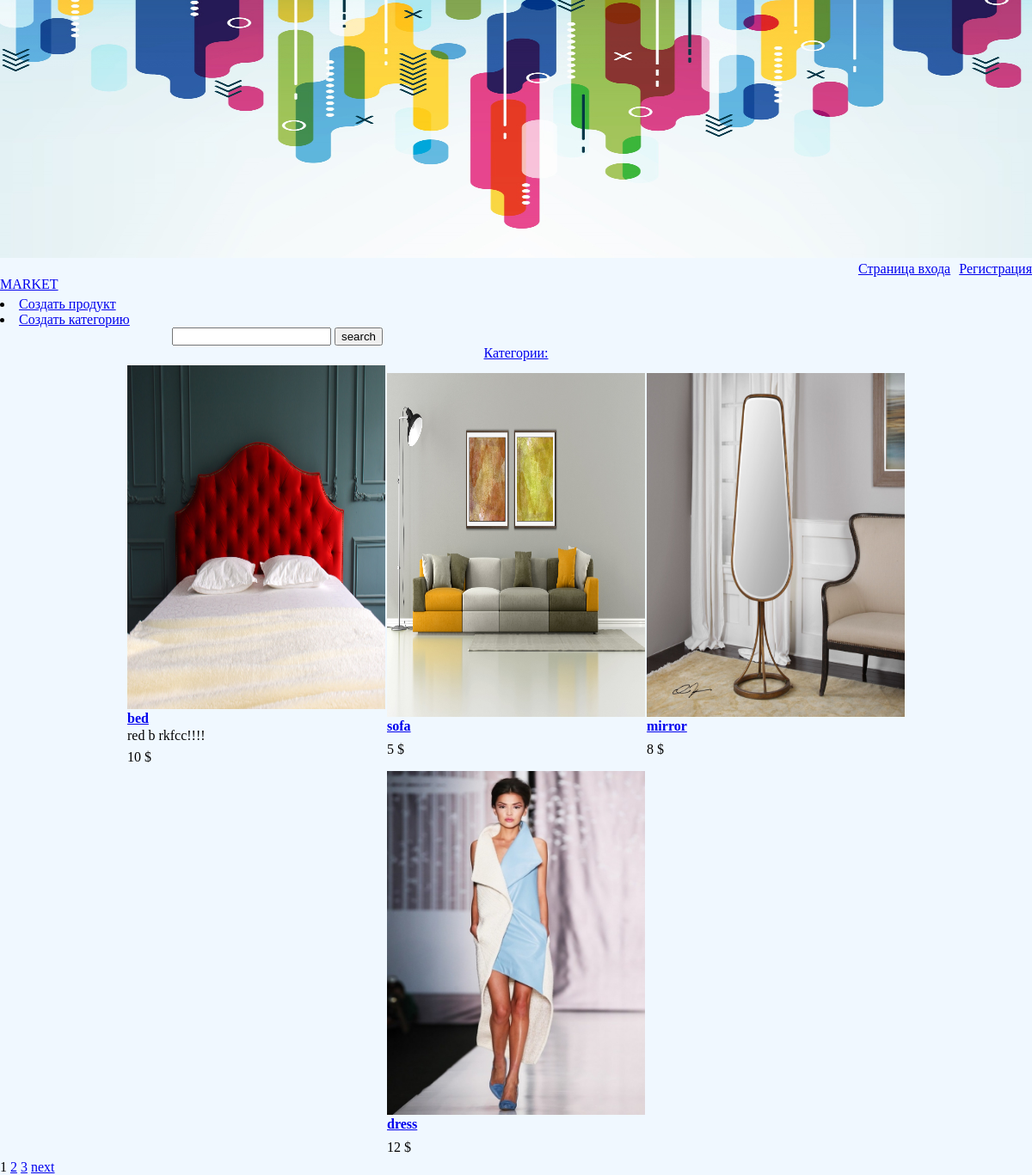
Page /list/ on the committed database.
### product/models.py (models this page shows, shortened)
class Product(models.Model):
    name = models.CharField(max_length=255)
    description = models.TextField(null=True, blank=True)
    category = models.ForeignKey(Category, on_delete=models.DO_NOTHING)
    price = models.PositiveIntegerField()
    image = models.ImageField(upload_to='images/', null=True, blank=True)
    slug = models.SlugField(max_length=100, unique=True)

### product/views.py (the view)
# urls.py: path('list/', ProductListView.as_view(), name='list'),
class ProductListView(ListView):
    model = Product
    template_name = 'product/list.html'
    context_object_name = 'products'
    paginate_by = 4
    def get_context_data(self, **kwargs):
        context = super().get_context_data(**kwargs)
        context['current_page'] = self.request.GET.get('page')
        return context
    def get_queryset(self, queryset=None):
        search = self.request.GET.get('search')
        queryset = super().get_queryset()
        if search:
            queryset = queryset.filter(name__icontains=search)
        return queryset

### product/templates/product/list.html (shortened to what this page needs)
{% extends 'product/base.html' %}
{% block content %}
    <form action="" method="get">
        <input type="text" name="search">
        <button>search</button>
    </form>
    <div class="flex">
        <p><a href="{% url 'cat_list' %}">Категории: </a></p>
    </div>
    <div class="blog">
        {% for product in products %}
            <div class="product">
                {% if product.image %}
                <img class="foto" src="{{ product.image.url }}" alt="">
            {% endif %}
                <h4><a href="{% url 'detail' product.slug %}" class="product">{{ product.name }}</a></h4>
                <p>{{ product.description }}</p>
                <p>{{ product.price}} $</p>
            </div>
        {% endfor %}
    </div>
    {% for p in page_obj.paginator.page_range %}
        {% if page_obj.number != p %}
            <a href="?page={{ p }}">{{ p }}</a>
        {% else %}
            <span>{{ p }}</span>
        {% endif %}
    {% endfor %}
    {% if page_obj.has_next %}
        <a href="?page={{ page_obj.next_page_number }}">next</a>
    {% endif %}
{% endblock %}

### product/templates/product/base.html (shortened to what this page needs)
<!DOCTYPE html>
{% load static %}
<html lang="en">
<head>
    <link rel="stylesheet" href="{% static 'css/styles.css' %}">
</head>
<body>
{% block image %}
        <img id="banner" style="width: 100%; height: 300px" src="{% static 'image/banner.jpg' %}">
    {% endblock %}
<nav>
    <a href=" {% url 'login' %} ">Страница входа</a>
    <a href=" {% url 'register' %} ">Регистрация</a>
</nav>
<p><a href="{% url 'list' %}">MARKET</a></p>
<li><a href="{% url 'create' %}">Создать продукт</a></li>
<li><a href="{% url 'create_cat' %}">Создать категорию</a></li>
{% block content %}
{% endblock %}
</body>
</html>

### user/static/css/styles.css (style rules this page uses)
* { margin: 0; }
#banner { width: 1980px; min-width: 200px; height: 300px; margin: 0; }
body { background-color: aliceblue; }
nav { display: flex; justify-content: flex-end; margin-right: 0; gap: 10px; }
.foto { width: 300px; height: 400px; gap: 5px; }
div { display: flex; justify-content: center; flex-wrap: wrap; gap: 5px; }
div.product { display: flex; flex-direction: column; gap: 2px; }
.blog { display: flex; flex-wrap: wrap; gap: 2px; }
.flex { display: flex; flex-direction: column; justify-content: center; gap: 20px; align-items: center; }
p { margin-bottom: 5px; }
form { margin-left: 200px; }

### rows in the picture
Product: image (picture), name "bed", description "red b rkfcc!!!!", price "10"
Product: image (picture), name "sofa", price "5"
Product: image (picture), name "mirror", price "8"
Product: image (picture), name "dress", price "12"

### other values in the picture
{{ p }} "1"
{{ p }} "2" "3"
